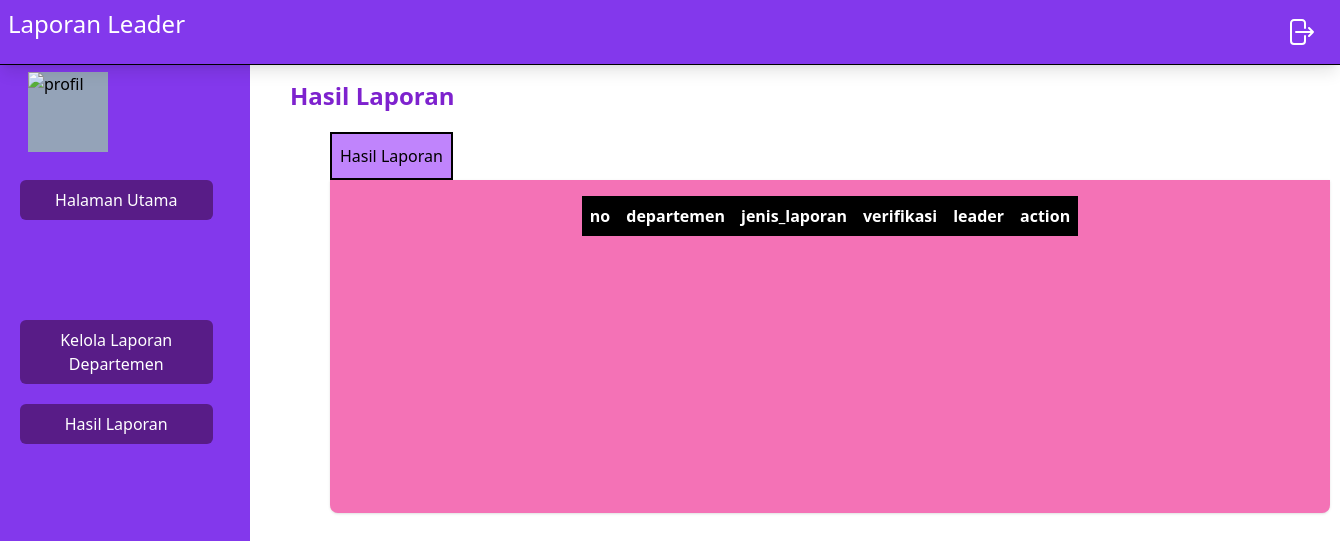
Page /src/Leader/hasilLaporan.php on the earlier database version.
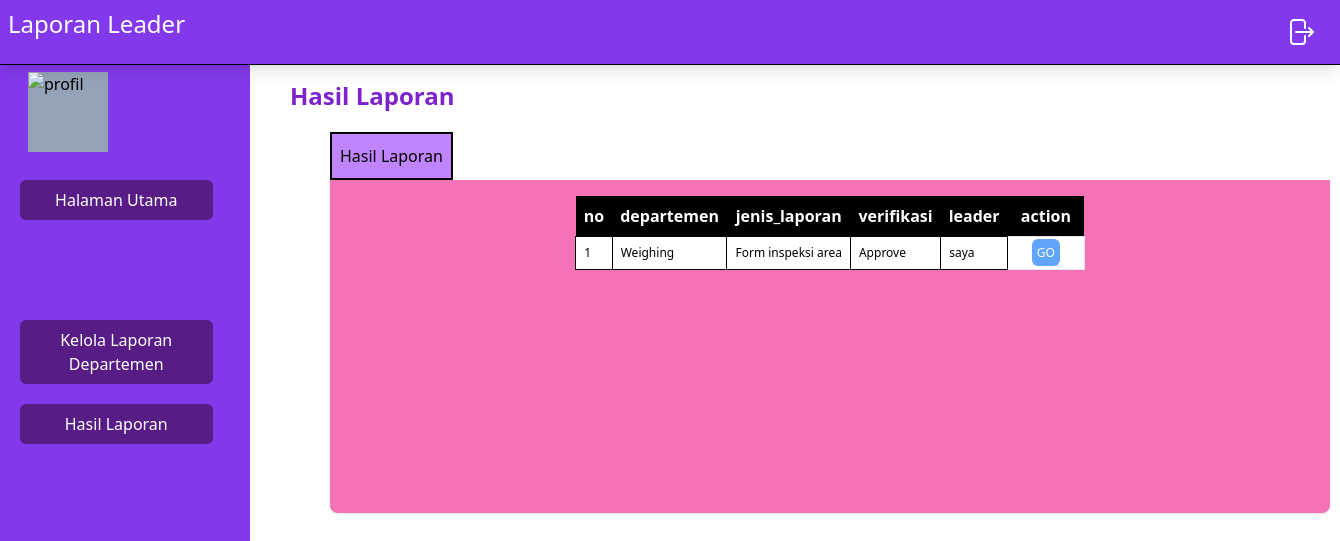
Same page on the later database version.
### tables this page shows
CREATE TABLE `leader_kelola_operator` (
  `no` int NOT NULL,
  `departemen` enum('Preparation','Washing','Weighing','Kupas','Pressing','Angel','Filling') NOT NULL,
  `jenis_laporan` enum('Form inspeksi area','Form Produksi','Form Mesin','Form lain - lain') NOT NULL,
  `verifikasi` enum('Approve','Not Approve') NOT NULL,
  `leader` char(20) NOT NULL
);

### src/Leader/hasilLaporan.php (the view, shortened to what this page needs)
<?php
include("navbar.php");
include("../koneksi.php");
$getLeader = mysqli_query($con, "SELECT * FROM `leader_kelola_operator`  ");
?>
<!DOCTYPE html>
<html lang="en">
<head>
  <link rel="stylesheet" href="../../dist/output.css" />
</head>
<body>
  <div>
    <div class="flex">
      <?php
      require "sidebar.php";
      ?>
      <div class="mainPage container mt-20 w-1/2 ml-20 ">
        <h1 class="text-2xl -ml-10 mb-5 text-purple-700 font-bold">
          Hasil Laporan
        </h1>
        <div class="maincontainer lg:w-[1000px] lg:h-[400px] container h-[300px] w-[600px]">
          <div class="inline">
            <ul class="flex">
              <li
                class="btnProfil bg-purple-400 hover:bg-purple-600 h-12 w-fit p-2 text-md border-2 border-black text-center items-center flex justify-center cursor-pointer">
                Hasil Laporan
              </li>
            </ul>
          </div>
          <div class="bg-pink-400 shadow w-full rounded-b-lg  h-5/6 flex  justify-center p-2">
            <section class="cekList">
              <div class=" items-center justify-evenly m-2 gap-4 w-full">
                <table>
                  <tr class="bg-black text-white p-2">
                    <th class="p-2">no</th>
                    <th class="p-2">departemen</th>
                    <th class="p-2">jenis_laporan</th>
                    <th class="p-2">verifikasi</th>
                    <th class="p-2">leader</th>
                    <th class="p-2">action</th>
                  </tr>
                  <?php
                  $no = 1;
                  while ($data = mysqli_fetch_array($getLeader)) {
                    ?>
                    <tr class="text-xs bg-white border  ">
                      <td class=" p-2 border border-black ">
                        <?php echo $no; ?>
                      </td>
                      <td class=" p-2 border border-black ">
                        <?php echo $data['departemen']; ?>
                      </td>
                      <td class=" p-2 border border-black ">
                        <?php echo $data['jenis_laporan']; ?>
                      </td>
                      <td class=" p-2 border border-black ">
                        <?php echo $data['verifikasi']; ?>
                      </td>
                      <td class=" p-2 border border-black ">
                        <?php echo $data['leader']; ?>
                      </td>
                      <td class="py-2 px-6 text-center">
                        <a href="edit-laporan.php?p=<?php echo $data['no']; ?>" class=" cursor-pointer text-center rounded-md  bg-blue-400 text-white p-[0.30rem] w-7 h-7">GO</a>
                      </td>
                    </tr>
                    <?php
                    $no++;
                  }
                  ?>
                </table>
              </div>
            </section>
          </div>
        </div>
      </div>
    </div>
  </div>
</body>
</html>

Differences in the rows shown:
added leader_kelola_operator: departemen "Weighing", jenis_laporan "Form inspeksi area", verifikasi "Approve", leader "saya"
